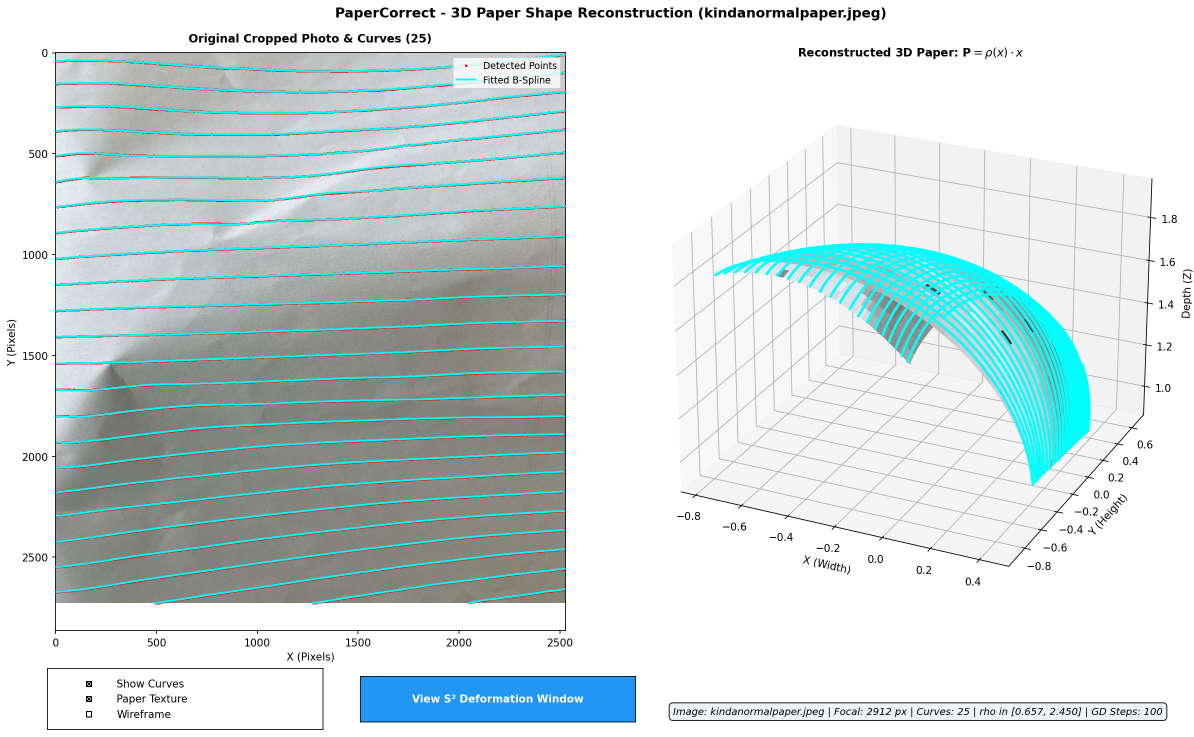
#> input picture paper_3d_embedding.png, 2387 x 1474 px (shown at 1/2 size); its folder holds only this picture in this run
$ python test_gd.py
#> lines starting #> are read from the running program, lines starting #| are printed output that depends on the picture
import os
import sys
import glob
import time
import numpy as np
import cv2 as cv
import torch
import matplotlib.pyplot as plt
from matplotlib.widgets import RectangleSelector, CheckButtons
from scipy.interpolate import RegularGridInterpolator
from PIL import Image, ExifTags

import detector
from detector.gradient_descent import run_gradient_descent, generate_flat_cloud, run_multi_start_optimization
from detector.energy import surface_fit, total_energy, quadratic_fit, energy_precompute

# =============================================================================
# GLOBAL HYPERPARAMETERS
# =============================================================================
GD_STEPS = 100
GD_NORM_CUTOFF = 0.5
GD_LEARNING_RATE = 0.001
GD_CONTROL_GRID_MULT = 70         # Creates an 8x8 control point grid over the cropped area

TIME_DOMAIN_STEPS = 100
MESH_DENSITY = 60

CURVE_MIN_LENGTH = 40
CURVE_MAX_COUNT = 200
ENERGY_CUTOFF = 3.0

CURVE_BIN_SIZE = 0.2           # Bin size for B-spline curve fitting in normalized space
SPLINE_DEG = 3
# =============================================================================

def get_focal_length_pixels(image_path):
    IPHONE13_WIDE_FOCAL_35MM = 26.0  # iPhone 13 (non-Pro) main wide camera, 35mm-equivalent
    FILM_DIAGONAL_MM = (36.0 ** 2 + 24.0 ** 2) ** 0.5  # diagonal of a 36x24mm 35mm-film frame
    DEFAULT_SIZE_PX = (4032, 3024)  # iPhone 13 wide camera native 12MP resolution

    try:
        img_pil = Image.open(image_path)
        w_px, h_px = img_pil.size
    except Exception as e:
        print(f"Warning: Could not open {image_path} ({e}). "
              f"Assuming iPhone 13 wide camera at {DEFAULT_SIZE_PX[0]}x{DEFAULT_SIZE_PX[1]}.")
        w_px, h_px = DEFAULT_SIZE_PX
        exif = None
    else:
        exif = img_pil._getexif()

    focal_35mm = None
    if exif:
        for tag_id, value in exif.items():
            if ExifTags.TAGS.get(tag_id, tag_id) == 'FocalLengthIn35mmFilm':
                focal_35mm = float(value)
                break

    if focal_35mm is None:
        print(f"Warning: EXIF FocalLengthIn35mmFilm not found for {image_path}. "
              f"Defaulting to {IPHONE13_WIDE_FOCAL_35MM}mm (iPhone 13 wide camera).")
        focal_35mm = IPHONE13_WIDE_FOCAL_35MM

    # FocalLengthIn35mmFilm is diagonal-FOV-equivalent, so pixel focal length must be
    # scaled by the sensor's diagonal, not its width, to be correct for non-3:2 aspect ratios.
    diag_px = (w_px ** 2 + h_px ** 2) ** 0.5
    return (focal_35mm / FILM_DIAGONAL_MM) * diag_px

class PaperCorrectApp:
    def __init__(self, image_path):
        self.image_path = image_path
        self.img_bgr = cv.imread(image_path)
        if self.img_bgr is None:
            raise FileNotFoundError(f"Could not load image: {image_path}")
        self.img_rgb = cv.cvtColor(self.img_bgr, cv.COLOR_BGR2RGB)
        self.gray_img = cv.cvtColor(self.img_bgr, cv.COLOR_BGR2GRAY)
        self.f_pixels = get_focal_length_pixels(image_path)
        self.crop_box = None

        print(f"Loaded: {image_path} ({self.img_bgr.shape[1]}x{self.img_bgr.shape[0]}), Focal: {self.f_pixels:.1f}px")

        self.fig_select = plt.figure(figsize=(10, 8))
        self.ax_img = self.fig_select.add_subplot(111)
        self.ax_img.imshow(self.gray_img, cmap='gray')
        self.ax_img.set_title("STAGE 1: Drag rectangle to crop (or leave for full image). Press Enter to run.", fontweight='bold')

        self.rs = RectangleSelector(self.ax_img, self.on_crop_select, useblit=True,
                                    button=[1], interactive=True,
                                    props=dict(facecolor='cyan', edgecolor='blue', alpha=0.2, fill=True))

        self.fig_select.canvas.mpl_connect('key_press_event', self.on_crop_key)
        plt.show()

    # [268 lines left out: functions on_crop_select, on_crop_key, run_detection, interactive_line_selection, update_live_energy, on_line_pick and 3 more, not called in this run]

if __name__ == "__main__":
    img_files = [f for f in sorted(glob.glob("*.jpeg") + glob.glob("*.jpg") + glob.glob("*.png")) if not f.startswith("test_")]

    if len(sys.argv) > 1 and os.path.exists(sys.argv[1]):
        target = sys.argv[1]
    else:
        print("Available images:")
        for i, f in enumerate(img_files):
            print(f"[{i}] {f}")
        try:
            choice = input(f"Select image index or type filename: ").strip()
#> the answer given: paper_3d_embedding.png
        except EOFError:
            choice = ""

        if not choice:
            target = img_files[0] if img_files else "curve.jpeg"
        elif choice.isdigit() and int(choice) < len(img_files):
            target = img_files[int(choice)]
        else:
            target = choice

        if not os.path.exists(target) and img_files:
            target = img_files[0]
            print(f"File not found, defaulting to {target}")

    app = PaperCorrectApp(target)
#> in __init__, self.img_bgr is the input picture: shape (1474, 2387, 3); mean B, G, R 219.9, 219.4, 207.8
#> in __init__, `self.gray_img = cv.cvtColor(self.img_bgr, cv.COLOR_BGR2GRAY)`:
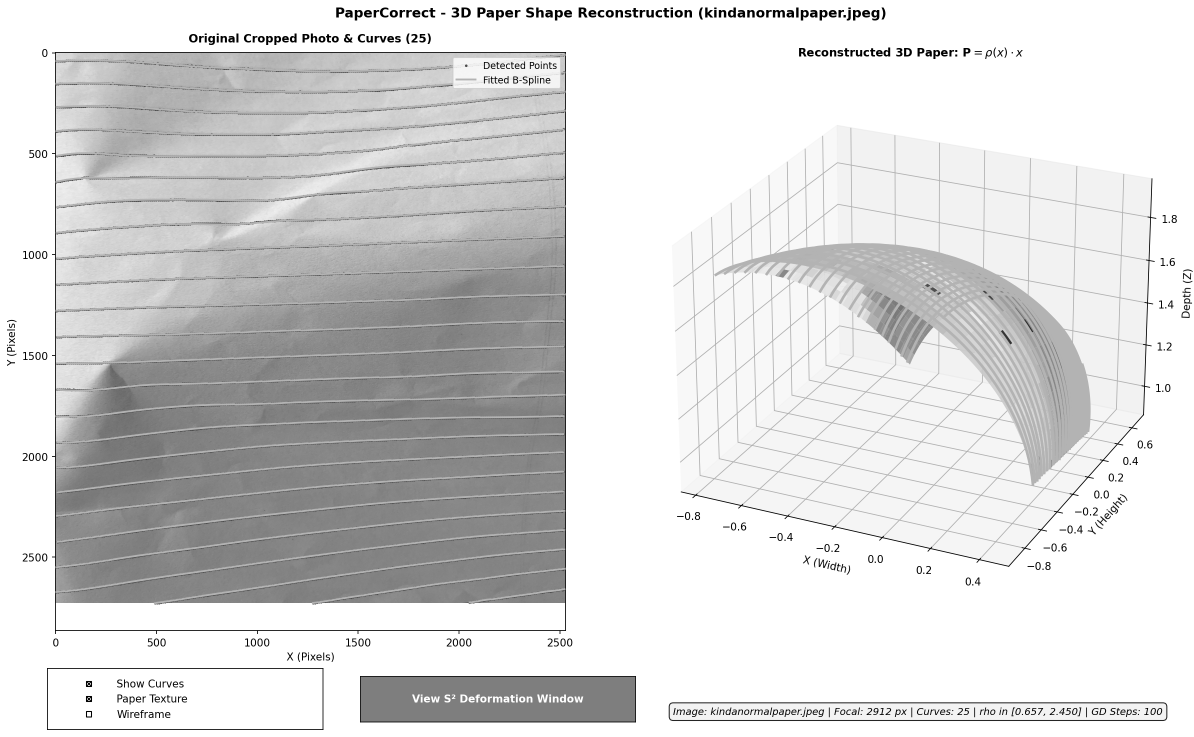
#> self.gray_img: shape (1474, 2387) (shown at 1/2 size); min 0, max 255, mean 216
#| Loaded: paper_3d_embedding.png (2387x1474), Focal: 1685.9px
#> in __init__, `plt.show()`:
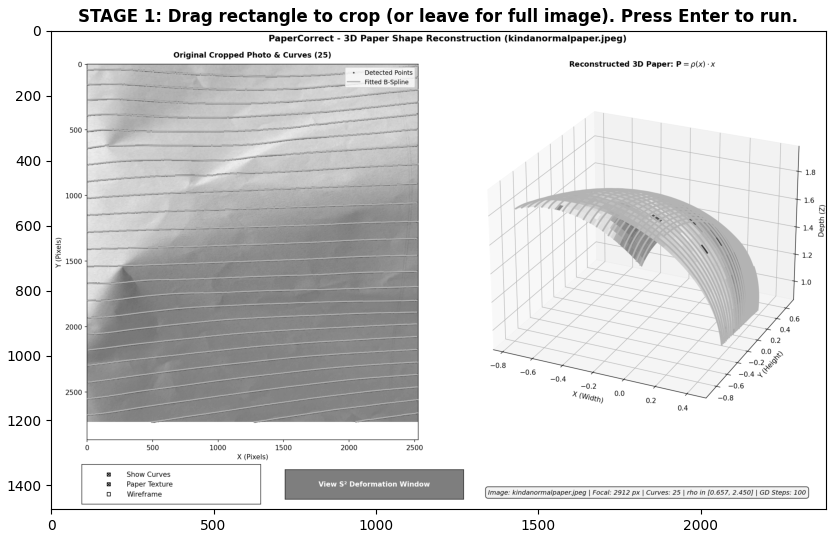
#> figure drawn by matplotlib, 1 panel

$ run again, on Report/example_curve.png
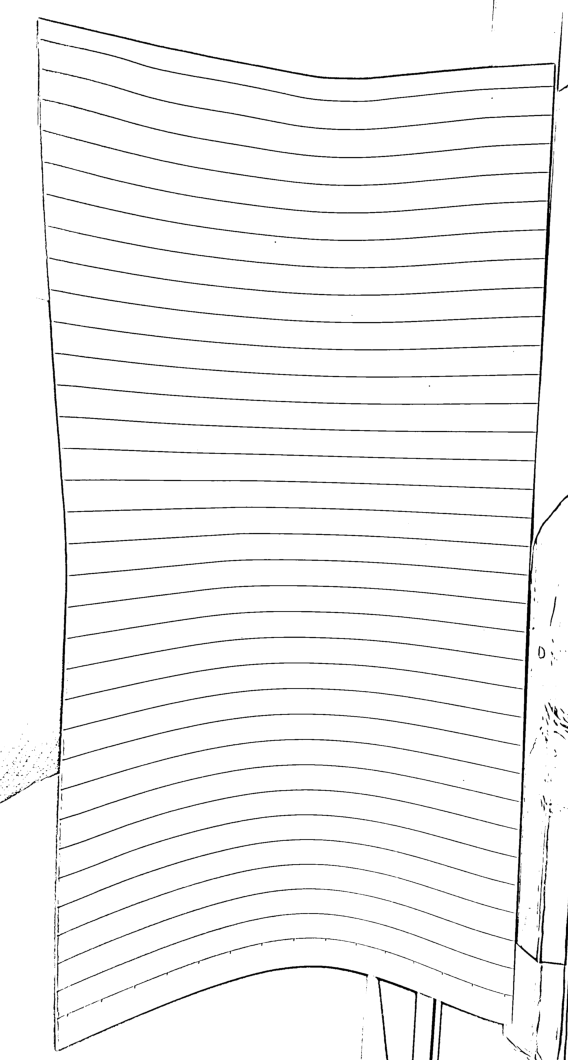
#> input picture Report/example_curve.png, 568 x 1060 px
#> in __init__, self.img_bgr is the input picture: shape (1060, 568, 3); min 0, max 255, mean 245.5
#> exif = 9 items
#> the loop in get_focal_length_pixels, `for tag_id, value in exif.items():` made 9 passes
#> (tag_id, value) on passes 1, 2, 4, 7, 8, 9: (296, 2), (34665, 152), (274, 1), (40961, 1), (40962, 568), (40963, 1060)
#| Loaded: Report/example_curve.png (568x1060), Focal: 722.7px
#> in __init__, `plt.show()`:
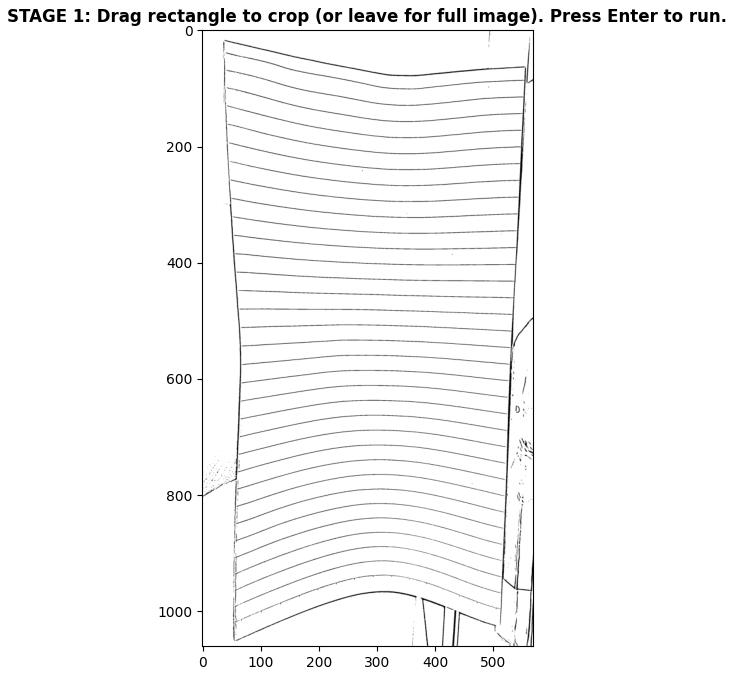
#> figure drawn by matplotlib, 1 panel

$ run again, on Report/downcurve.png
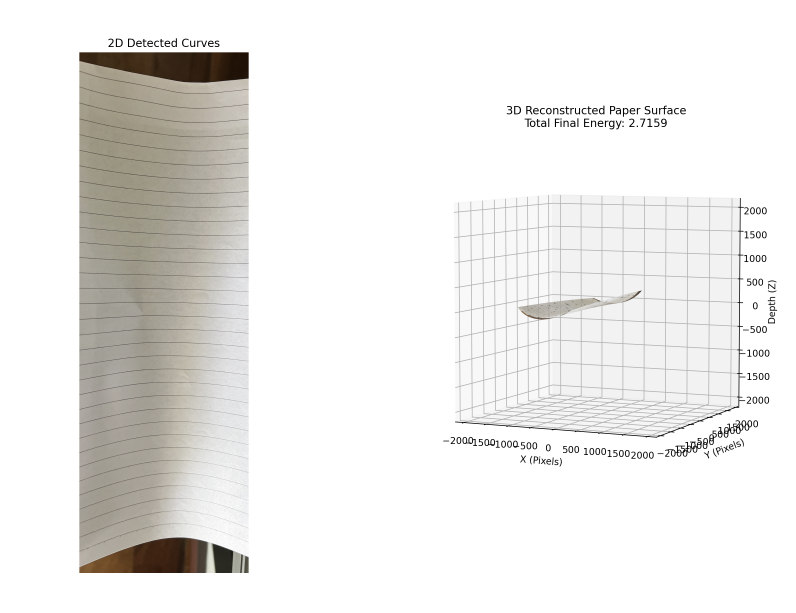
#> input picture Report/downcurve.png, 2388 x 1838 px (shown at 1/3 size)
#> in __init__, self.img_bgr is the input picture: shape (1838, 2388, 3); mean B, G, R 232.8, 234.7, 235.7
#> exif = 7 items
#> the loop in get_focal_length_pixels, `for tag_id, value in exif.items():` made 7 passes
#> (tag_id, value) on passes 1, 2, 5, 6: (296, 2), (34665, 78), (40962, 2388), (40963, 1838)
#| Loaded: Report/downcurve.png (2388x1838), Focal: 1810.8px
#> in __init__, `plt.show()`:
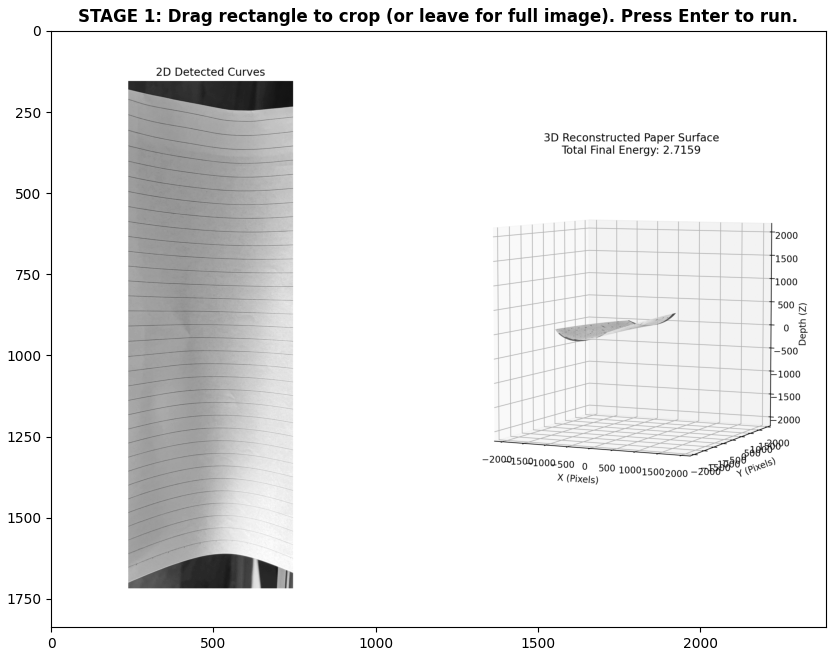
#> figure drawn by matplotlib, 1 panel
